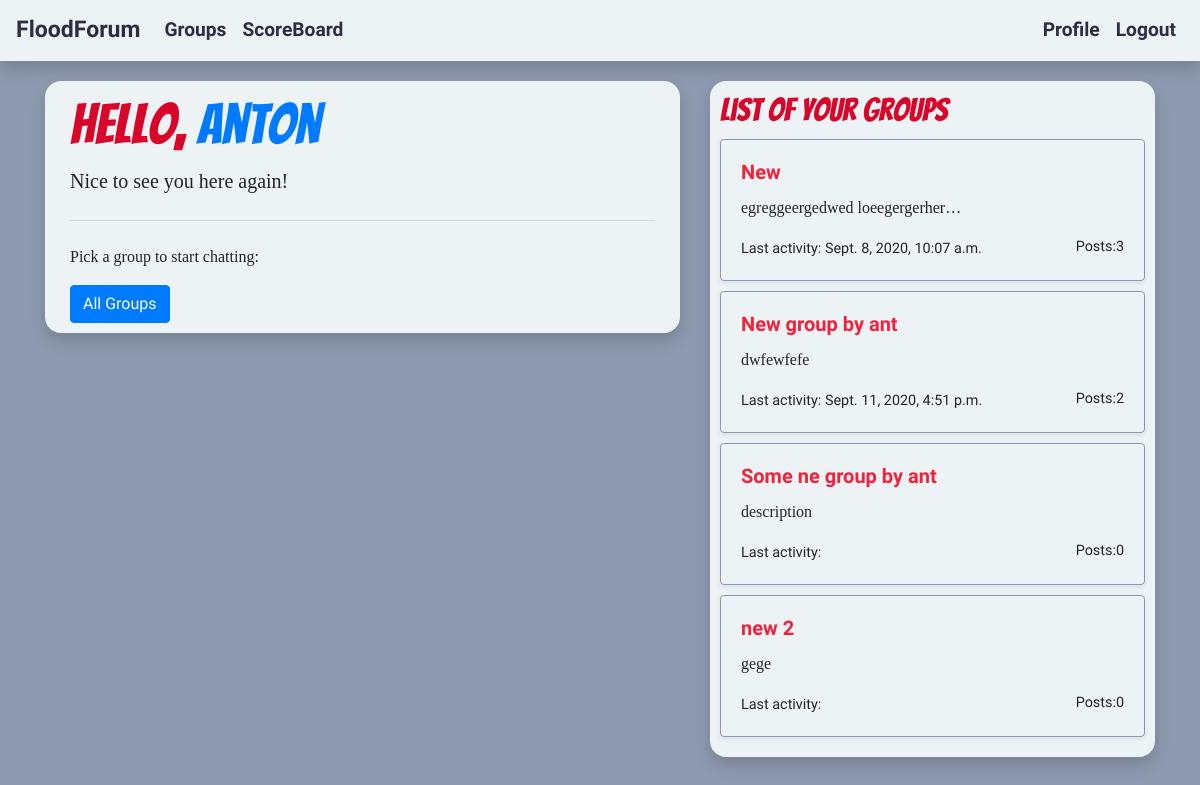
The app's page / (signed in), older data.
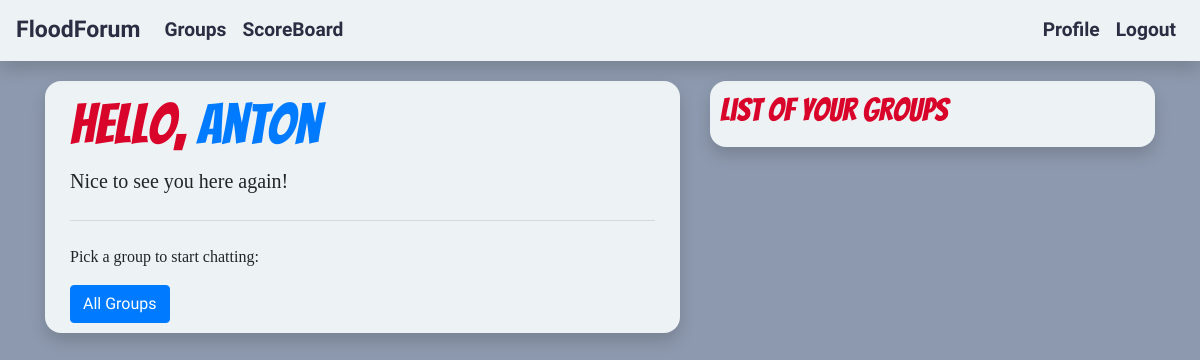
The same page, newer data.
### groups/models.py (models this page shows, shortened)
class Group(models.Model):
    name = models.CharField(max_length = 200, unique = True)
    slug = models.CharField(max_length = 200)
    description = models.TextField(max_length = 1000)
    owner = models.ForeignKey(settings.AUTH_USER_MODEL, related_name = "own_groups", on_delete=models.CASCADE)
    members = models.ManyToManyField(settings.AUTH_USER_MODEL, through = "GroupMembership")

### posts/models.py (models this page shows, shortened)
class Post(models.Model):
    group = models.ForeignKey(Group, related_name = "group_posts", on_delete=models.CASCADE)
    author = models.ForeignKey(settings.AUTH_USER_MODEL, related_name = "my_posts", on_delete=models.CASCADE)
    text = models.TextField()
    created_at = models.DateTimeField(default=timezone.now)
    voters = models.ManyToManyField(settings.AUTH_USER_MODEL, through = "PostVotes")
    up_votes = models.IntegerField(default=0)
    down_votes = models.IntegerField(default=0)
    class Meta:
        ordering = ['-created_at']

### django_social_site/views.py (the view)
# urls.py: path('', HomeView.as_view(), name='home'),
class HomeView(MyGroupListView):
    template_name = "home.html"

### groups/views.py (called while the page is built)
    def get_queryset(self):
        if self.request.user.is_authenticated:
            return Group.objects.filter(members = self.request.user)
        else:
            return None

### templates/home.html (shortened to what this page needs)
{% extends "common_base.html" %}
{% block base_top %}
<div class="container">
  {% if user.is_authenticated %}
    <h1 class="display-4">Hello, <a href="{% url "accounts:profile" %}">{{user}}</a></h1>
    <p class="lead">Nice to see you here again!</p>
    <hr class="my-4">
    <p>Pick a group to start chatting:  </p>
    <a class="btn btn-primary btn" href="{% url "groups:group_list" %}" role="button">All Groups</a>
  {% else %}
    <h1 class="display-4">Welcome!</h1>
    <p class="lead">This is the best flood forum on the web.</p>
    <hr class="my-4">
    <p>Signup and start chatting.</p>
    <a class="btn btn-primary btn" href="{% url "accounts:signup" %}" role="button">Signup</a>
  {% endif %}
</div>
{% endblock base_top %}
{% block base_right %}{% if user.is_authenticated %}
  <h2>List of your groups</h2>
      {% for group in group_list %}
      {% include "_group.html" with group=group %}
      {% endfor %}
  {% endif %}{% endblock base_right %}

### templates/common_base.html (shortened to what this page needs)
{% extends "base.html" %}
{% block body %}
  <div class="container">
    <div class="row">
      <div class="col-lg-7">
        <div class="container areas shadow" id="top-area">{% block base_top %}
          {% endblock base_top %}</div>
      </div>
      <div class="col-lg-5">
        <div class="container areas shadow" id="right-area">{% block base_right %}
          {% endblock base_right %}</div>
      </div>
    </div>
  </div>
{% endblock body %}

### templates/base.html (shortened to what this page needs)
<!DOCTYPE html>
<html lang="en" dir="ltr">
  <head>
    <link rel="stylesheet" href="https://stackpath.bootstrapcdn.com/bootstrap/4.5.2/css/bootstrap.min.css">
    {% load static %}
    <link rel="stylesheet" href="{% static 'css\master.css' %}">
  </head>
  <body>
      {% load bootstrap4 %}
      <nav class="navbar nav-custom navbar-expand-lg sticky-top navbar-light shadow">
        <a class="navbar-brand" href="/">FloodForum</a>
        <div class="collapse navbar-collapse navbarNav">
          <ul class="navbar-nav">
            <li class="nav-item">
              <a class="nav-link" href="{% url "groups:group_list" %}">Groups</a>
            </li>
            <li class="nav-item">
              <a class="nav-link" href="{% url "score_board" %}">ScoreBoard</a>
            </li>
          </ul>
        </div>
        <div class="collapse navbar-collapse navbarNav">
          <ul class="navbar-nav ml-auto">
            {% if user.is_authenticated %}
            <li class="nav-item">
              <a class="nav-link" href="{% url "accounts:profile" %}">Profile</a>
            </li>
            <li class="nav-item">
              <a class="nav-link" href="{% url "accounts:logout" %}">Logout</a>
            </li>
            {% endif %}
          </ul>
        </div>
      </nav>
      {% block body %}
      {% endblock body %}
  </body>
</html>

### groups/templates/groups/_group.html
<div class="card group-item shadow-sm"
     onclick="location.href='{% url "groups:group_detail" group.slug %}'"
     style="cursor: pointer";>
  <div class="card-body">
    <h5 class="card-title group-card-title">{{group.name}}</h5>
    <p class="card-text">{{group.description|truncatechars:30}}</p>
    <span class="font-weight-lighter">Last activity: {{group.group_posts.all.0.created_at}}</span>
    <span class="font-weight-lighter float-right">Posts:{{group.group_posts.all.count}}</span>
  </div>
</div>

### static/css/master.css (style rules this page uses)
body { background-color: #8D99AE; font-family: 'Cairo', sans-serif; }
h1, h2 { color: #d90429; font-family: 'Bangers', cursive; }
h5, p { font-family: none; }
.nav-custom, .nav-custom .navbar-brand { background-color: #EDF2F4; font-size: 1.2em; font-weight: bold; color: #2B2D42; font-family: 'Cairo', sans-serif; }
.nav-custom .navbar-nav > .nav-item > a { color: #2B2D42; }
.areas { border-radius: 16px; background-color: #EDF2F4; padding: 10px; margin-top: 20px; }

Row changes from the older to the newer data that the page shows:
removed Group: name "New", description "egreggeergedwed loeegergerher…", group_posts.all.0.created_at "Sept. 8, 2020, 10:07 a.m.", group_posts.all.count "3"
removed Group: name "New group by ant", description "dwfewfefe", group_posts.all.0.created_at "Sept. 11, 2020, 4:51 p.m.", group_posts.all.count "2"
removed Group: name "Some ne group by ant", description "description", group_posts.all.count "0"
removed Group: name "new 2", description "gege", group_posts.all.count "0"
